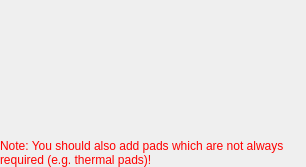
<?xml version="1.0" encoding="UTF-8"?>
<ui version="4.0">
 <class>librepcb::editor::NewElementWizardPage_PackagePads</class>
 <widget class="QWizardPage" name="librepcb::editor::NewElementWizardPage_PackagePads">
  <property name="geometry">
   <rect>
    <x>0</x>
    <y>0</y>
    <width>306</width>
    <height>167</height>
   </rect>
  </property>
  <property name="windowTitle">
   <string>Package Pads</string>
  </property>
  <property name="title">
   <string>Package Pads</string>
  </property>
  <property name="subTitle">
   <string>Define all available pads of the package.</string>
  </property>
  <layout class="QVBoxLayout" name="verticalLayout">
   <property name="spacing">
    <number>0</number>
   </property>
   <property name="leftMargin">
    <number>0</number>
   </property>
   <property name="topMargin">
    <number>0</number>
   </property>
   <property name="rightMargin">
    <number>0</number>
   </property>
   <property name="bottomMargin">
    <number>0</number>
   </property>
   <item>
    <widget class="librepcb::editor::PackagePadListEditorWidget" name="padListEditorWidget" native="true"/>
   </item>
   <item>
    <widget class="QLabel" name="label">
     <property name="sizePolicy">
      <sizepolicy hsizetype="Preferred" vsizetype="Fixed">
       <horstretch>0</horstretch>
       <verstretch>0</verstretch>
      </sizepolicy>
     </property>
     <property name="styleSheet">
      <string notr="true">color: red;</string>
     </property>
     <property name="text">
      <string>Note: You should also add pads which are not always required (e.g. thermal pads)!</string>
     </property>
     <property name="textFormat">
      <enum>Qt::PlainText</enum>
     </property>
     <property name="wordWrap">
      <bool>true</bool>
     </property>
     <property name="margin">
      <number>6</number>
     </property>
    </widget>
   </item>
  </layout>
 </widget>
 <customwidgets>
  <customwidget>
   <class>librepcb::editor::PackagePadListEditorWidget</class>
   <extends>QWidget</extends>
   <header location="global">librepcb/editor/library/pkg/packagepadlisteditorwidget.h</header>
   <container>1</container>
  </customwidget>
 </customwidgets>
 <resources/>
 <connections/>
</ui>
